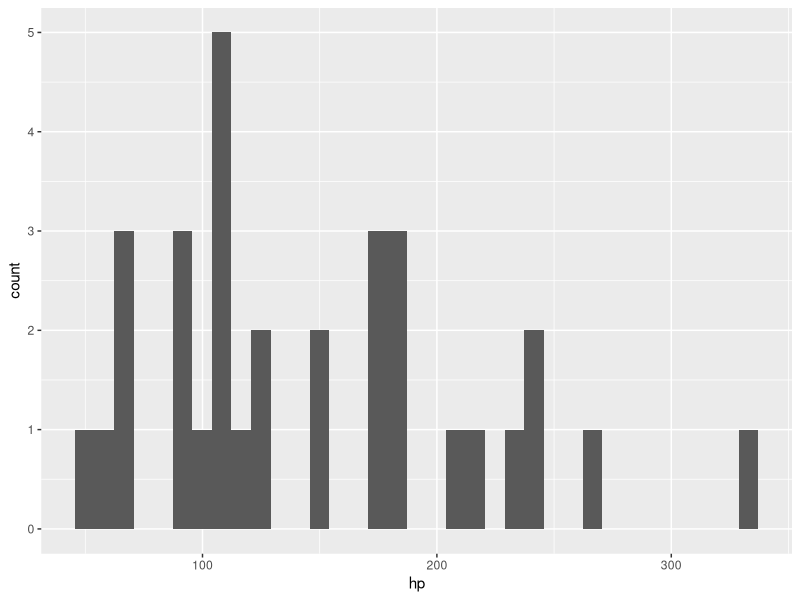
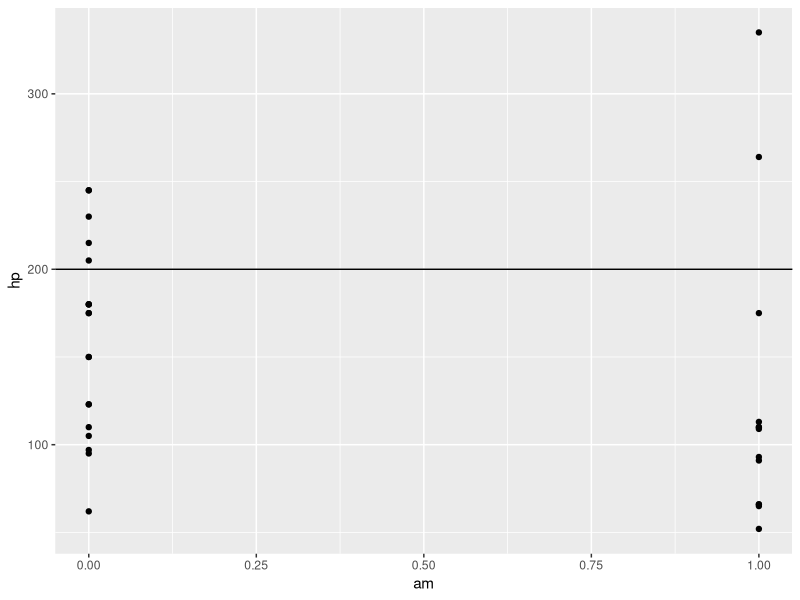
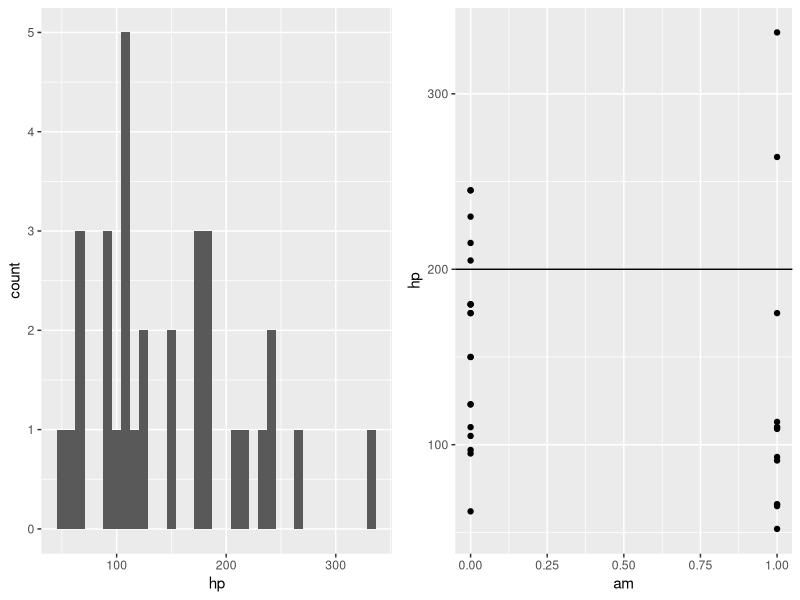
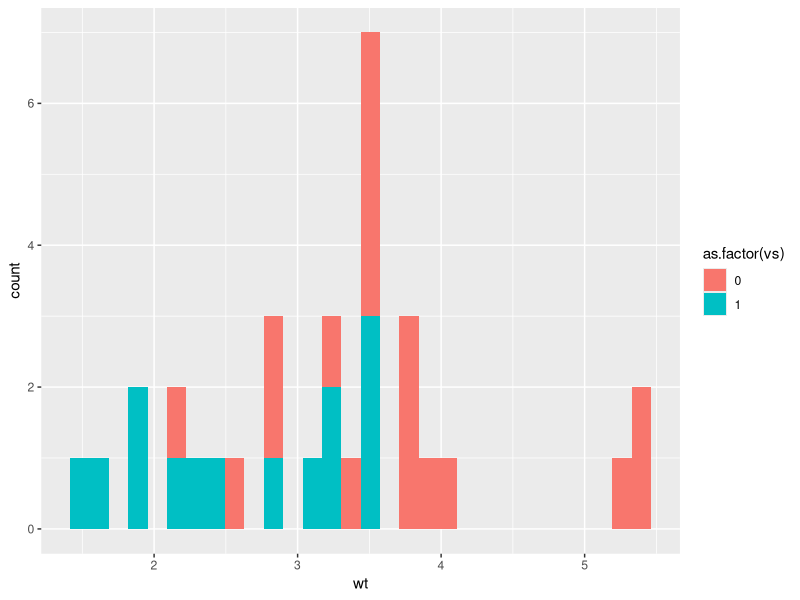

The R source for these figures, in order:
## ---- chunk 1
knitr::opts_chunk$set(echo = TRUE)
## ---- chunk 2
library(tidyverse)
library(ggplot2)
library(gridExtra)
library(ggpubr)
## ---- chunk 3
data(mtcars)
mtcars <- as_tibble(mtcars)
## ---- chunk 4
summary(mtcars)
## ---- chunk 5
ggplot(data = mtcars) +
  geom_histogram(aes(x = hp), bins = 35)
## ---- chunk 6
ggplot(data = mtcars) + 
  geom_point(aes(x = am, y = hp)) + 
  geom_abline(aes(slope = 0, intercept = 200))
## ---- chunk 7
a = ggplot(data = mtcars) +
  geom_histogram(aes(x = hp), bins = 35)
b = ggplot(data = mtcars) + 
  geom_point(aes(x = am, y = hp)) + 
  geom_abline(aes(slope = 0, intercept = 200))
grid.arrange(a, b, nrow = 1)
## ---- chunk 8
ggplot(data = mtcars) + 
  geom_histogram(aes(x = wt, fill = as.factor(vs)))
